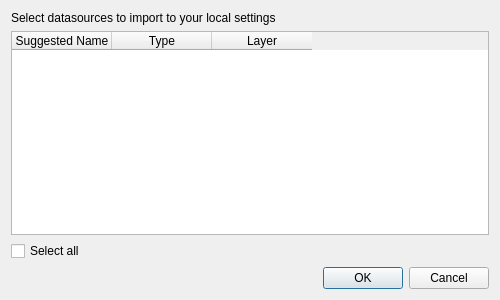
<?xml version="1.0" encoding="UTF-8"?>
<ui version="4.0">
 <class>datasource_importer</class>
 <widget class="QDialog" name="datasource_importer">
  <property name="geometry">
   <rect>
    <x>0</x>
    <y>0</y>
    <width>500</width>
    <height>300</height>
   </rect>
  </property>
  <property name="windowTitle">
   <string>Datasource Importer</string>
  </property>
  <layout class="QVBoxLayout" name="verticalLayout">
   <item>
    <widget class="QLabel" name="label">
     <property name="text">
      <string>Select datasources to import to your local settings</string>
     </property>
    </widget>
   </item>
   <item>
    <widget class="QTableWidget" name="tblDatasources">
     <attribute name="verticalHeaderVisible">
      <bool>false</bool>
     </attribute>
     <column>
      <property name="text">
       <string>Suggested Name</string>
      </property>
     </column>
     <column>
      <property name="text">
       <string>Type</string>
      </property>
     </column>
     <column>
      <property name="text">
       <string>Layer</string>
      </property>
     </column>
    </widget>
   </item>
   <item>
    <widget class="QCheckBox" name="chkSelectAll">
     <property name="text">
      <string>Select all</string>
     </property>
    </widget>
   </item>
   <item>
    <widget class="QDialogButtonBox" name="buttonBox">
     <property name="orientation">
      <enum>Qt::Horizontal</enum>
     </property>
     <property name="standardButtons">
      <set>QDialogButtonBox::Cancel|QDialogButtonBox::Ok</set>
     </property>
    </widget>
   </item>
  </layout>
 </widget>
 <resources/>
 <connections>
  <connection>
   <sender>buttonBox</sender>
   <signal>accepted()</signal>
   <receiver>datasource_importer</receiver>
   <slot>accept()</slot>
   <hints>
    <hint type="sourcelabel">
     <x>248</x>
     <y>254</y>
    </hint>
    <hint type="destinationlabel">
     <x>157</x>
     <y>274</y>
    </hint>
   </hints>
  </connection>
  <connection>
   <sender>buttonBox</sender>
   <signal>rejected()</signal>
   <receiver>datasource_importer</receiver>
   <slot>reject()</slot>
   <hints>
    <hint type="sourcelabel">
     <x>316</x>
     <y>260</y>
    </hint>
    <hint type="destinationlabel">
     <x>286</x>
     <y>274</y>
    </hint>
   </hints>
  </connection>
 </connections>
</ui>
